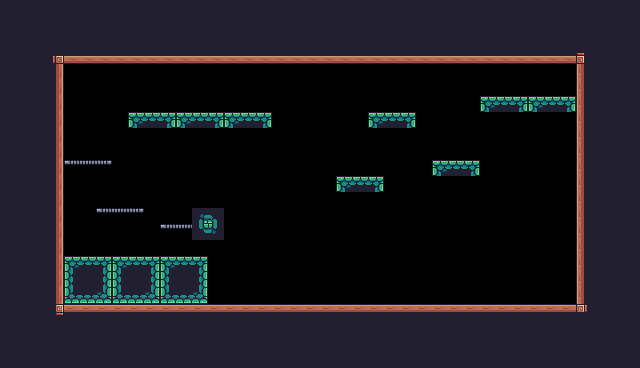

A level layout from a 2D game, rendered from its tile map. Below: a short description, then the map file with its tile-grid data intact:
An orthogonal 40x23 tile map with 16x16 px tiles, 1 tile layer (Background) and 28 objects (10x Fruit, 3x Platform, 2x Saw, Player, Checkpoint).

<map version="1.10" tiledversion="1.10.2" orientation="orthogonal" renderorder="right-down" width="40" height="23" tilewidth="16" tileheight="16" infinite="0" nextlayerid="4" nextobjectid="43">
 <tileset firstgid="1" source="Pixel Adventure.tsx" />
 <layer id="1" name="Background" width="40" height="23">
  <properties>
   <property name="BackgroundColor" value="Blue" />
  </properties>
  <data encoding="csv">
24,24,24,24,24,24,24,24,24,24,24,24,24,24,24,24,24,24,24,24,24,24,24,24,24,24,24,24,24,24,24,24,24,24,24,24,24,24,24,24,
24,24,24,24,24,24,24,24,24,24,24,24,24,24,24,24,24,24,24,24,24,24,24,24,24,24,24,24,24,24,24,24,24,24,24,24,24,24,24,24,
24,24,24,112,24,24,24,24,24,24,24,24,24,24,24,24,24,24,24,24,24,24,24,24,24,24,24,24,24,24,24,24,24,24,24,24,24,24,24,24,
24,24,24,92,134,134,134,134,134,134,134,134,134,134,134,134,134,134,134,134,134,134,134,134,134,134,134,134,134,134,134,134,134,134,134,134,93,24,24,24,
24,24,24,113,0,0,0,0,0,0,0,0,0,0,0,0,0,0,0,0,0,0,0,0,0,0,0,0,0,0,0,0,0,0,0,0,111,24,24,24,
24,24,24,113,0,0,0,0,0,0,0,0,0,0,0,0,0,0,0,0,0,0,0,0,0,0,0,0,0,0,0,0,0,0,0,0,111,24,24,24,
24,24,24,113,0,0,0,0,0,0,0,0,0,0,0,0,0,0,0,0,0,0,0,0,0,0,0,0,0,0,177,178,179,177,178,179,111,24,24,24,
24,24,24,113,0,0,0,0,177,178,179,177,178,179,177,178,179,0,0,0,0,0,0,177,178,179,0,0,0,0,0,0,0,0,0,0,111,24,24,24,
24,24,24,113,0,0,0,0,0,0,0,0,0,0,0,0,0,0,0,0,0,0,0,0,0,0,0,0,0,0,0,0,0,0,0,0,111,24,24,24,
24,24,24,113,0,0,0,0,0,0,0,0,0,0,0,0,0,0,0,0,0,0,0,0,0,0,0,0,0,0,0,0,0,0,0,0,111,24,24,24,
24,112,24,113,62,63,64,0,0,0,0,0,0,0,0,0,0,0,0,0,0,0,0,0,0,0,0,177,178,179,0,0,0,0,0,0,111,24,24,24,
24,112,24,113,0,0,0,0,0,0,0,0,0,0,0,0,0,0,0,0,0,177,178,179,0,0,0,0,0,0,0,0,0,0,0,0,111,24,24,24,
24,112,24,113,0,0,0,0,0,0,0,0,0,0,0,0,0,0,0,0,0,0,0,0,0,0,0,0,0,0,0,0,0,0,0,0,111,24,24,24,
24,112,24,113,0,0,62,63,64,0,0,0,180,181,0,0,0,0,0,0,0,0,0,0,0,0,0,0,0,0,0,0,0,0,0,0,111,24,24,24,
24,112,24,113,0,0,0,0,0,0,62,63,202,203,0,0,0,0,0,0,0,0,0,0,0,0,0,0,0,0,0,0,0,0,0,0,111,24,24,24,
24,24,24,113,0,0,0,0,0,0,0,0,0,0,0,0,0,0,0,0,0,0,0,0,0,0,0,0,0,0,0,0,0,0,0,0,111,24,24,24,
24,24,24,113,177,178,179,177,178,179,177,178,179,0,0,0,0,0,0,0,0,0,0,0,0,0,0,0,0,0,0,0,0,0,0,0,111,24,24,24,
24,24,24,113,199,200,201,199,200,201,199,200,201,0,0,0,0,0,0,0,0,0,0,0,0,0,0,0,0,0,0,0,0,0,0,0,111,24,24,24,
24,24,24,113,221,222,223,221,222,223,221,222,223,0,0,0,0,0,0,0,0,0,0,0,0,0,0,0,0,0,0,0,0,0,0,0,111,24,24,24,
24,24,24,114,90,90,90,90,90,90,90,90,90,90,90,90,90,90,90,90,90,90,90,90,90,90,90,90,90,90,90,90,90,90,90,90,115,24,24,24,
24,24,24,24,24,24,24,24,24,24,24,24,24,24,24,24,24,24,24,24,24,24,24,24,24,24,24,24,24,24,24,24,24,24,24,24,24,24,24,24,
24,24,24,24,24,24,24,24,24,24,24,24,24,24,24,24,24,24,24,24,24,24,24,24,24,24,24,24,24,24,24,24,24,24,24,24,24,24,24,24,
24,24,24,24,24,24,24,24,24,24,24,24,24,24,24,24,24,24,24,24,24,24,24,24,24,24,24,24,24,24,24,24,24,24,24,24,24,24,24,24
</data>
 </layer>
 <objectgroup id="3" name="spawnpoints">
  <object id="21" name="Bananas" type="Fruit" x="352" y="144" width="32" height="32" />
  <object id="22" name="Cherries" type="Fruit" x="432" y="112" width="32" height="32" />
  <object id="23" name="Cherries" type="Fruit" x="320" y="272" width="32" height="32" />
  <object id="24" name="Kiwi" type="Fruit" x="64" y="128" width="32" height="32" />
  <object id="25" name="Apple" type="Fruit" x="368" y="80" width="32" height="32" />
  <object id="26" name="Orange" type="Fruit" x="160" y="80" width="32" height="32" />
  <object id="27" name="Orange" type="Fruit" x="208" y="80" width="32" height="32" />
  <object id="28" name="Cherries" type="Fruit" x="112" y="176" width="32" height="32" />
  <object id="29" name="Player" type="Player" x="64" y="224" width="31.2469" height="31.8719" />
  <object id="38" type="Checkpoint" x="512" y="256" width="48" height="48" />
  <object id="39" type="Saw" x="432" y="288" width="32" height="32">
   <properties>
    <property name="isVertical" type="bool" value="false" />
    <property name="offneg" type="float" value="6" />
    <property name="offpos" type="float" value="7" />
   </properties>
  </object>
  <object id="40" type="Saw" x="256" y="288" width="32" height="32">
   <properties>
    <property name="isVertical" type="bool" value="false" />
    <property name="offneg" type="float" value="3" />
    <property name="offpos" type="float" value="3" />
   </properties>
  </object>
  <object id="41" name="Apple" type="Fruit" x="544" y="64" width="32" height="32" />
  <object id="42" name="Apple" type="Fruit" x="495" y="64" width="32" height="32" />
 </objectgroup>
 <objectgroup id="2" name="Collisions">
  <object id="1" x="128" y="112" width="144" height="16" />
  <object id="2" x="368" y="112" width="48" height="16" />
  <object id="3" x="336" y="176" width="48" height="16" />
  <object id="4" x="432" y="160" width="48" height="16" />
  <object id="5" x="480" y="96" width="96" height="16" />
  <object id="6" x="64" y="256" width="144" height="48" />
  <object id="7" x="192" y="208" width="32" height="32" />
  <object id="8" type="Platform" x="160" y="224" width="32" height="16" />
  <object id="9" type="Platform" x="96" y="208" width="48" height="16" />
  <object id="10" type="Platform" x="64" y="160" width="48" height="16" />
  <object id="30" x="576" y="48" width="16" height="272" />
  <object id="31" x="48" y="304" width="544" height="16" />
  <object id="32" x="48" y="48" width="16" height="272" />
  <object id="33" x="48" y="48" width="544" height="16" />
 </objectgroup>
</map>
